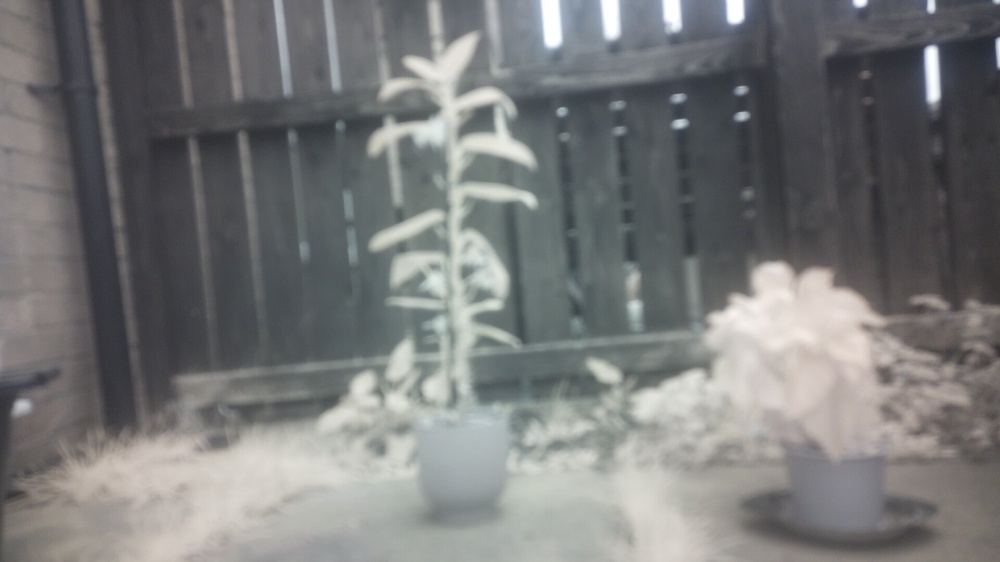
#> input picture blue_filter1.jpg, 1000 x 562 px, shrunk from 1920 x 1080 before the run; the run also reads 1 picture not shown here
$ python draw_Boxes.py
#> lines starting #> are read from the running program, lines starting #| are printed output that depends on the picture; after the words box and inside, x2 and y2 are one past the last pixel; in counts of white or black regions, pixels touching at a corner belong together
# Program: draw_Boxes.py
# Author:
# Module:
# Email:
# Student Number:
# -----------------------------------------------------------------------------------------------------------------------------
# Code
import cv2
import numpy as np
def detectPlants(originalImagePath, NDVIMapPath, OutputPath):
#> called with originalImagePath = 'blue_filter1.jpg', NDVIMapPath = 'ndvi_map1.jpg', OutputPath = 'boxed_plant1.jpg'
    print(f"Processing boxes for: {originalImagePath}...")

    #Load original colour image and greyscale NDVI image
    img = cv2.imread(originalImagePath)
#> img is the input picture: shape (562, 1000, 3); mean B, G, R 121.2, 121.3, 120.3
    NDVIMap = cv2.imread(NDVIMapPath, cv2.IMREAD_GRAYSCALE)
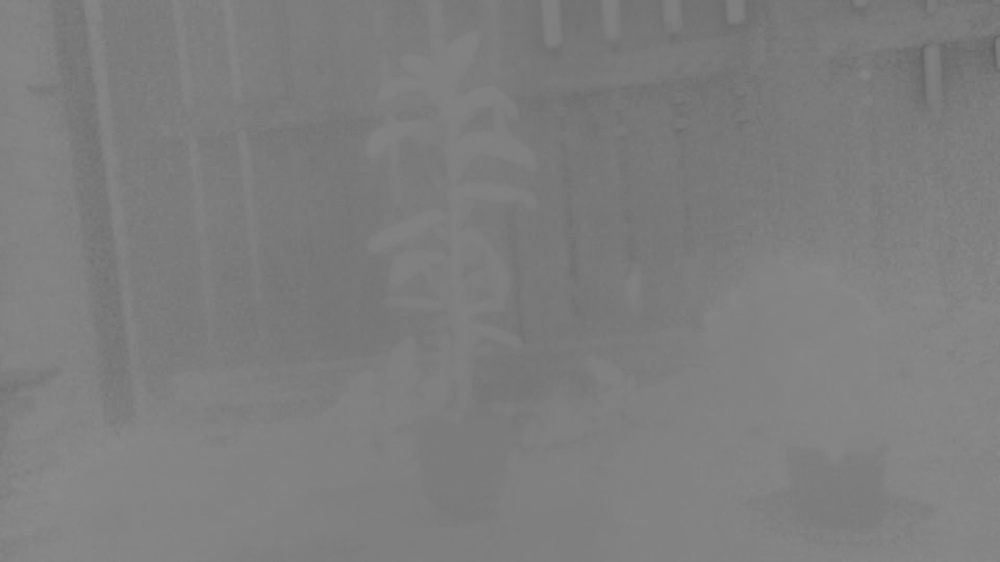
#> input picture ndvi_map1.jpg, 1000 x 562 px, shrunk from 1920 x 1080 before the run
#> NDVIMap is the input picture: shape (562, 1000); min 96, max 139, mean 125.6

    if img is None or NDVIMap is None:
        return
    totalArea = img.shape[0] * img.shape[1]
#> totalArea = 562000

    #Thresholding
    #Set 140 to be baselibe threshold for "alive plant"
    #Above 140 means set to 255 white and thr rest is 0 black
    _, mask = cv2.threshold(NDVIMap, 120, 255, cv2.THRESH_BINARY)
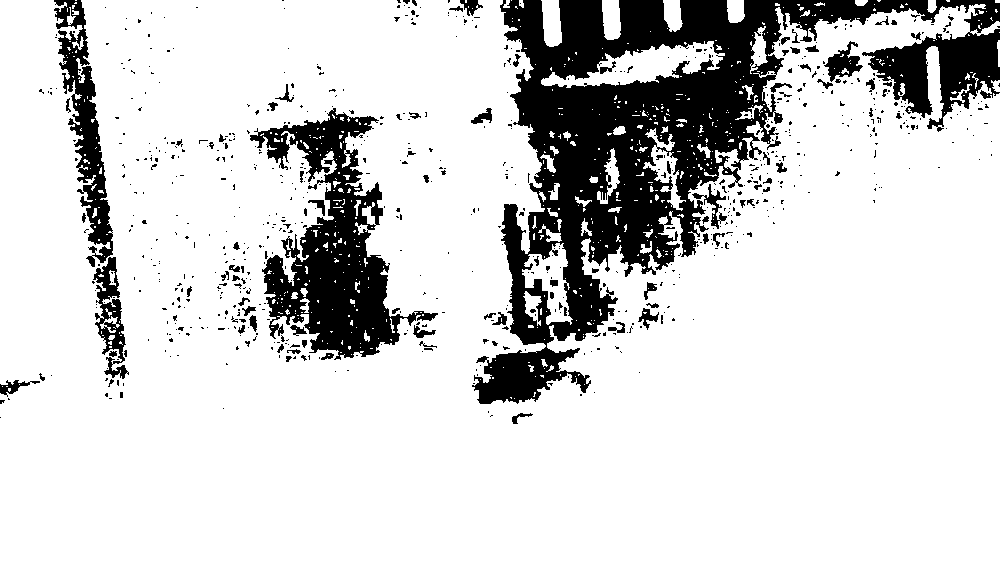
#> mask: shape (562, 1000); 82.6% white; 765 black regions (678 under 20 px)
    mask_output_path = OutputPath.replace(".jpg", "_mask.jpg")
    cv2.imwrite(mask_output_path, mask)

    # Find Contours which is outline of the whiteshape in mask
    contours, _ = cv2.findContours(mask, cv2.RETR_EXTERNAL, cv2.CHAIN_APPROX_SIMPLE)
#> contours = 409 contours, 369 with area under 20; largest, box (x1, y1, x2, y2) and area: (0, 0, 1000, 562) 473239, (541, 41, 725, 88) 3534, (522, 243, 573, 325) 1909, (643, 128, 686, 211) 972, (541, 0, 562, 47) 736

    numberOfPlant = 0
    for count in contours:
        area = cv2.contourArea(count)

        #Filter noise so anything larger than 500 pixels shape
        if 500 < area < (totalArea * 0.8):
            x, y, w, h = cv2.boundingRect(count)
            #Draw rectangle box
            cv2.rectangle(img, (x, y), (x + w, y + h), (0, 255, 0), 3)
            #Assign label on box
            cv2.putText(img, "Healthy Plant", (x, y - 10), cv2.FONT_HERSHEY_SIMPLEX, 0.6, (0, 255, 0), 2)
            numberOfPlant = numberOfPlant + 1
#> this loop made 409 passes
#> (area, x, y, w, h) on passes 66, 207, 340, 402, 403: (1909, 522, 243, 51, 82), (972.5, 643, 128, 43, 83), (3534.5, 541, 41, 184, 47), (610.5, 602, 0, 19, 40), (736, 541, 0, 21, 47)
#> area on pass 41: 281.5
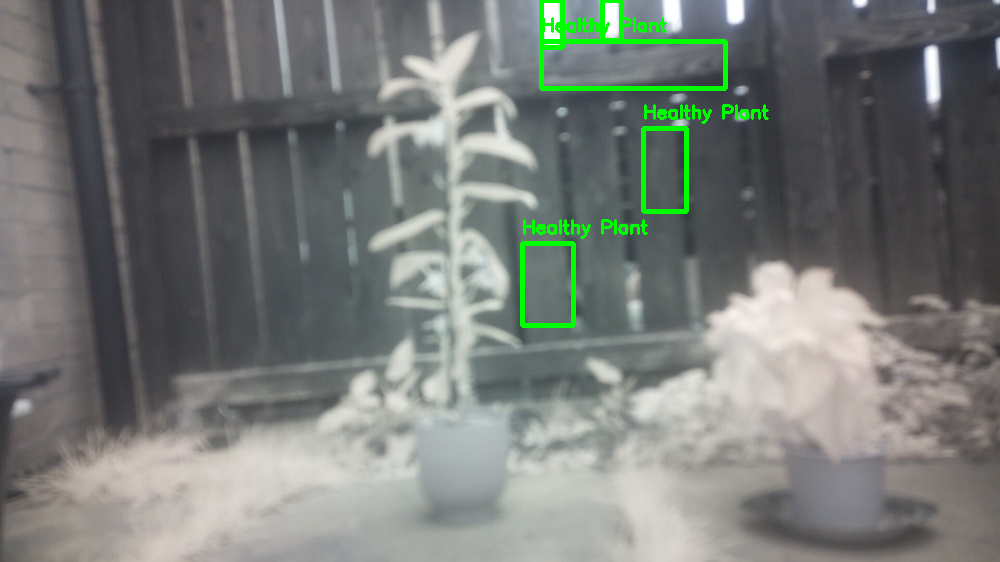
#> img: shape (562, 1000, 3); 1.49% of pixels changed, all inside (x1, y1, x2, y2) = (520, 0, 769, 328)
#> after the loop, numberOfPlant = 5
    cv2.imwrite(OutputPath, img)
    print(f"Found {numberOfPlant} plant regions. Saved to {OutputPath}\n")
#| Found 5 plant regions. Saved to boxed_plant1.jpg
detectPlants("blue_filter1.jpg", "ndvi_map1.jpg", "boxed_plant1.jpg")
detectPlants("blue_filter2.jpg", "ndvi_map2.jpg", "boxed_plant2.jpg")
#> call 2 of detectPlants, with originalImagePath = 'blue_filter2.jpg', NDVIMapPath = 'ndvi_map2.jpg', OutputPath = 'boxed_plant2.jpg'
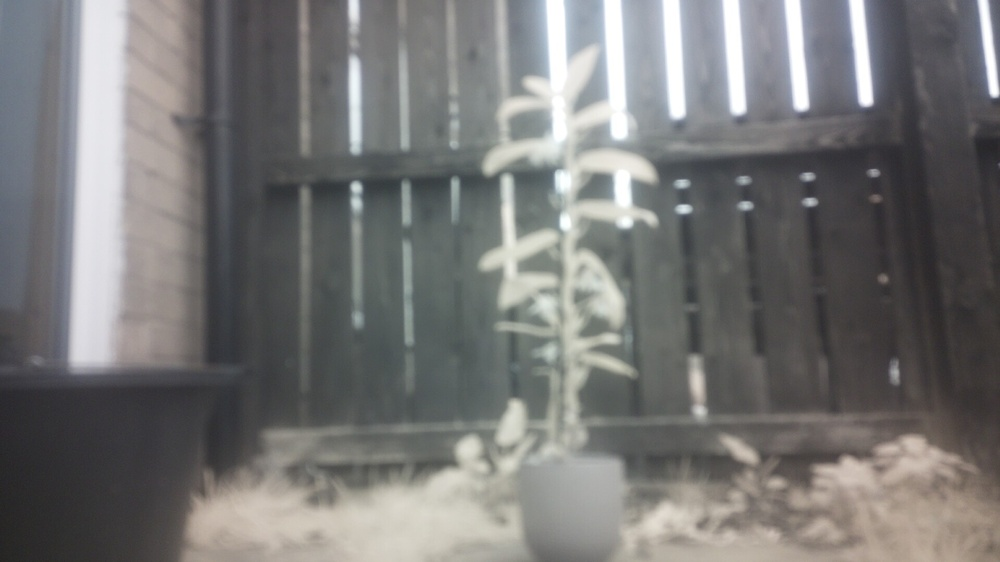
#> input picture blue_filter2.jpg, 1000 x 562 px, shrunk from 1920 x 1080 before the run
#> in detectPlants, img is the input picture: shape (562, 1000, 3); mean B, G, R 118.1, 118.8, 119.1
#> in detectPlants (call 2), `_, mask = cv2.threshold(NDVIMap, 120, 255, cv2.THRESH_BINARY)`:
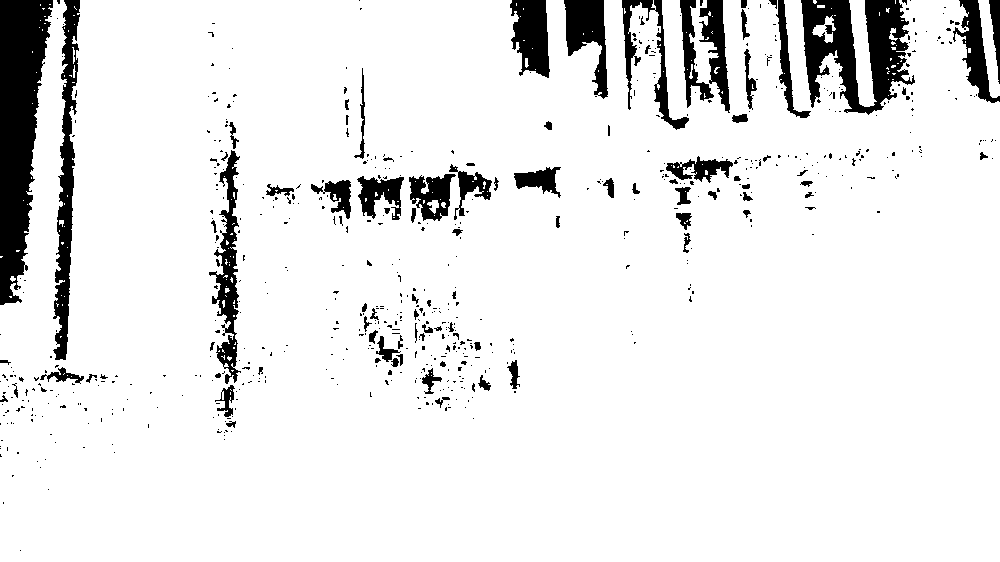
#> mask: shape (562, 1000); 91.3% white; 657 black regions (563 under 20 px)
#> in detectPlants (call 2), `contours, _ = cv2.findContours(mask, cv2.RETR_EXTERNAL, cv2.CHAIN_APPR..`: contours = 98 contours, 93 with area under 20; largest, box (x1, y1, x2, y2) and area: (0, 0, 1000, 562) 521168, (849, 0, 877, 107) 1482, (978, 0, 1000, 98) 948, (812, 15, 836, 43) 222, (889, 28, 898, 41) 38
#> the loop in detectPlants (call 2), `for count in contours:` made 98 passes
#> (area, x, y, w, h, numberOfPlant) on passes 94, 96: (947.5, 978, 0, 22, 98, 1), (1482.5, 849, 0, 28, 107, 2)
#> after the loop in detectPlants (call 2), `for count in contours:`:
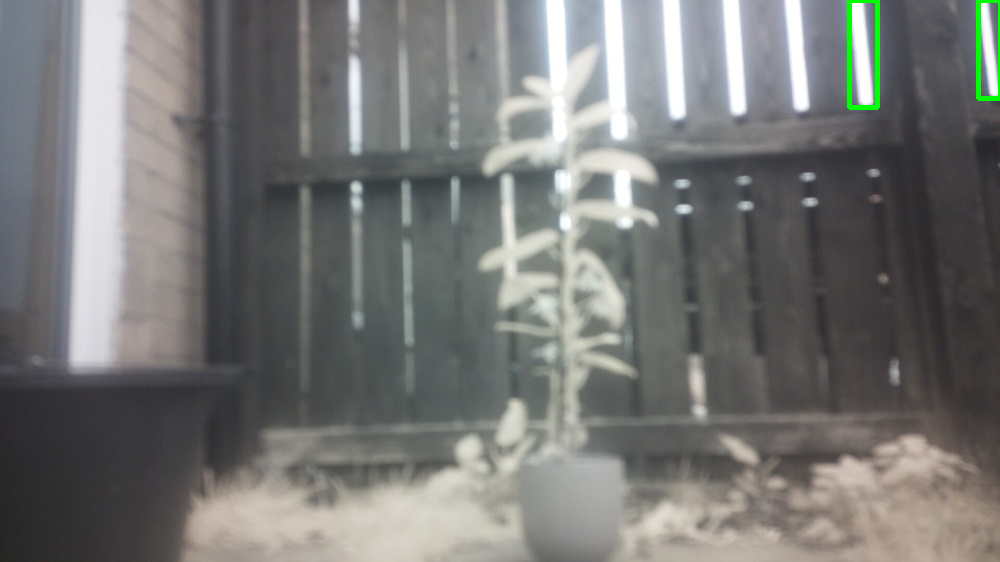
#> img: shape (562, 1000, 3); 0.38% of pixels changed, all inside (x1, y1, x2, y2) = (847, 0, 1000, 110)
#> after the loop in detectPlants (call 2), `for count in contours:`: numberOfPlant = 2
#| Found 2 plant regions. Saved to boxed_plant2.jpg
detectPlants("blue_filter3.jpg", "ndvi_map3.jpg", "boxed_plant3.jpg")
